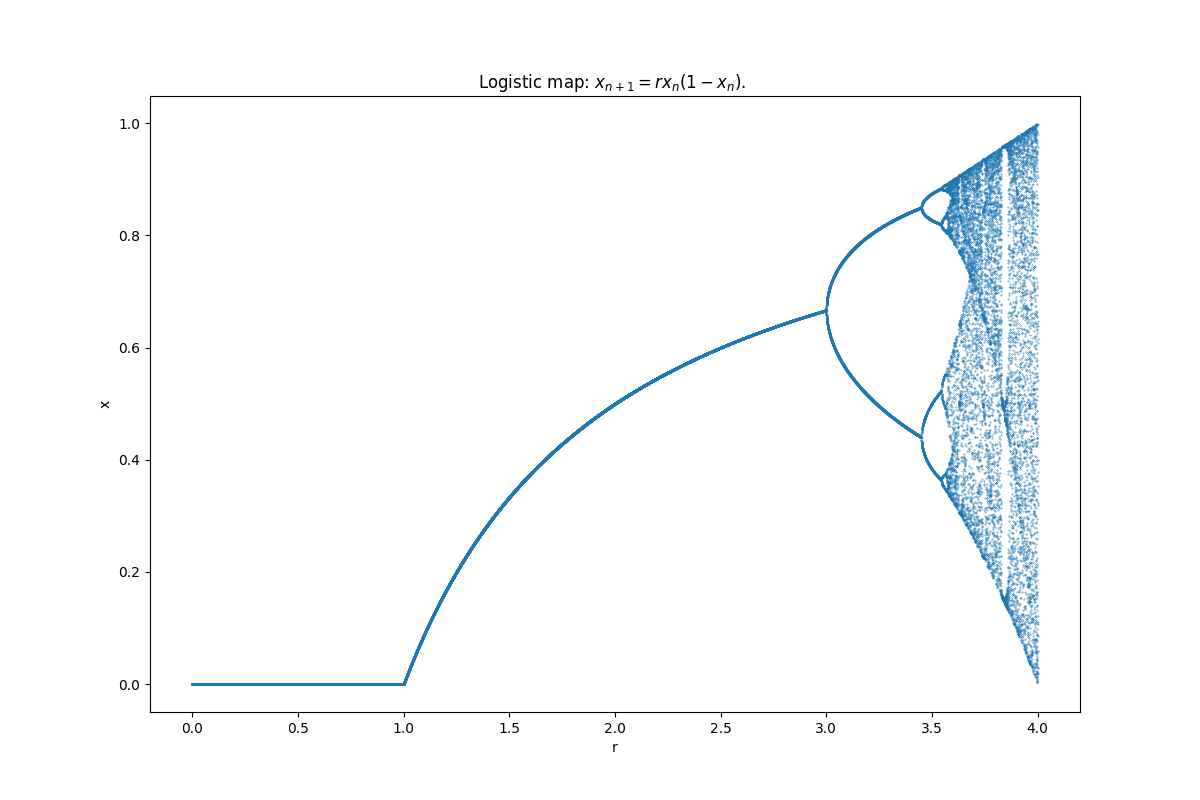

The Python source for this figure:
# Create file bifurcation.py
import matplotlib.pyplot as plt
from mpi4py import MPI
import numpy as np


comm = MPI.COMM_WORLD
size = comm.Get_size()
rank = comm.Get_rank()

xs_amount = 100000
r = np.linspace(0, 4.0, num=xs_amount)

chunk_size = xs_amount//size + 1
chunk_head = chunk_size * rank
chunk_tail = chunk_size * (rank + 1)
if chunk_tail > xs_amount:
    chunk_tail = xs_amount
    
x = np.random.rand((chunk_tail-chunk_head))
for i in range(1, 10000):
    inverted_x = 1 - x
    updated_x = np.multiply(x,r[chunk_head:chunk_tail])
    updated_x = np.multiply(updated_x, inverted_x)
    x = updated_x
print(f"process {rank}: from {chunk_head} to {chunk_tail}")
  
all_x_patched = comm.gather((chunk_head, x),root=0)

if rank == 0:
    all_x = []
    for x_patch in sorted(all_x_patched):
        all_x = np.append(all_x, x_patch[1])
    plt.figure(figsize=(12, 8))
    plt.title(r'Logistic map: $x_{n+1} = r x_{n} (1-x_{n}).$ ')
    plt.ylabel('x')
    plt.xlabel('r')
    plt.scatter(r, all_x, s=0.1)
    #plt.show()
    plt.savefig('bifurcation.png')
